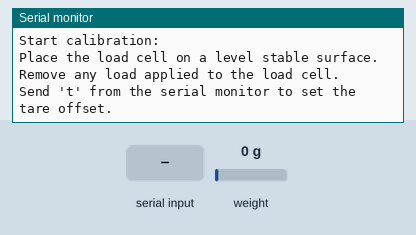
Recording of a sketch running on a simulated ESP8266 (NodeMCU). On the bench: the last lines printed to the serial monitor. Inputs (shaded band) come from the test bench; at power-on: weight on the scale 0 g.

Above: at 3.2 s.
3.3 s: "t90\n" received over Serial
At 4.0 s:
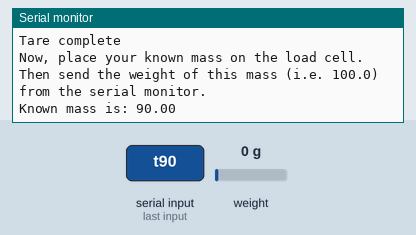
4.8 s: "c90\n" received over Serial
6.4 s: weight on the scale set to 100 g
At 6.43 s:
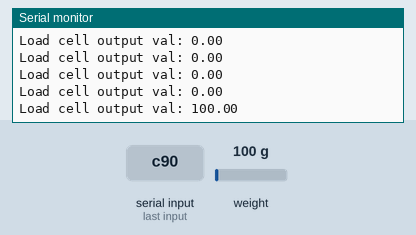
7.9 s: weight on the scale set to 1250 g
At 7.93 s:
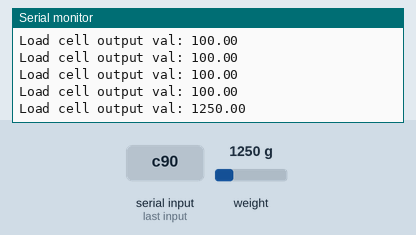
Timing chart, 0 to 10.4 s (numbered marks = the images above; inputs shaded):
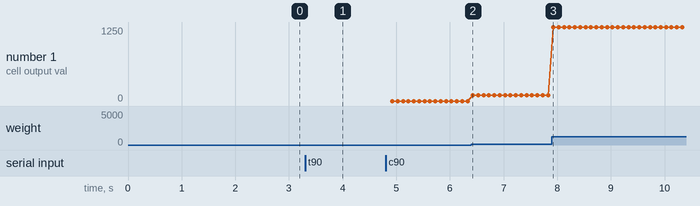

The sketch:

loadcell_calibration.ino
```cpp
#include <HX711_ADC.h>
#include <EEPROM.h> // Include EEPROM library for ESP8266

// Pins:
const int HX711_dout = D7; // Change pins as needed for ESP8266
const int HX711_sck = D8; // Change pins as needed for ESP8266

// HX711 constructor:
HX711_ADC LoadCell(HX711_dout, HX711_sck);

const int calVal_eepromAddress = 0;
unsigned long t = 0;

void setup() {
  Serial.begin(57600); delay(10);
  Serial.println();
  Serial.println("Starting...");

  LoadCell.begin();
  // LoadCell.setReverseOutput(); // Uncomment to turn a negative output value to positive
  unsigned long stabilizingTime = 2000; // Precision right after power-up can be improved by adding a few seconds of stabilizing time
  boolean _tare = true; // Set this to false if you don't want tare to be performed in the next step
  LoadCell.start(stabilizingTime, _tare);
  if (LoadCell.getTareTimeoutFlag() || LoadCell.getSignalTimeoutFlag()) {
    Serial.println("Timeout, check MCU > HX711 wiring and pin designations");
    while (1);
  }
  else {
    LoadCell.setCalFactor(1.0); // User-set calibration value (float), initial value 1.0 may be used for this sketch
    Serial.println("Startup is complete");
  }
  while (!LoadCell.update());
  calibrate(); // Start calibration procedure
}

void loop() {
  static boolean newDataReady = false;
  const int serialPrintInterval = 0; // Increase value to slow down serial print activity

  // Check for new data/start next conversion:
  if (LoadCell.update()) newDataReady = true;

  // Get smoothed value from the dataset:
  if (newDataReady) {
    if (millis() > t + serialPrintInterval) {
      float i = LoadCell.getData();
      Serial.print("Load cell output val: ");
      Serial.println(i);
      newDataReady = false;
      t = millis();
    }
  }

  // Receive command from serial terminal
  if (Serial.available() > 0) {
    char inByte = Serial.read();
    if (inByte == 't') LoadCell.tareNoDelay(); // Tare
    else if (inByte == 'r') calibrate(); // Calibrate
    else if (inByte == 'c') changeSavedCalFactor(); // Edit calibration value manually
  }

  // Check if the last tare operation is complete
  if (LoadCell.getTareStatus() == true) {
    Serial.println("Tare complete");
  }
}

void calibrate() {
  Serial.println("***");
  Serial.println("Start calibration:");
  Serial.println("Place the load cell on a level stable surface.");
  Serial.println("Remove any load applied to the load cell.");
  Serial.println("Send 't' from the serial monitor to set the tare offset.");

  boolean _resume = false;
  while (_resume == false) {
    LoadCell.update();
    if (Serial.available() > 0) {
      char inByte = Serial.read();
      if (inByte == 't') LoadCell.tareNoDelay();
    }
    if (LoadCell.getTareStatus() == true) {
      Serial.println("Tare complete");
      _resume = true;
    }
  }

  Serial.println("Now, place your known mass on the load cell.");
  Serial.println("Then send the weight of this mass (i.e. 100.0) from the serial monitor.");

  float known_mass = 0;
  _resume = false;
  while (_resume == false) {
    LoadCell.update();
    if (Serial.available() > 0) {
      known_mass = Serial.parseFloat();
      if (known_mass != 0) {
        Serial.print("Known mass is: ");
        Serial.println(known_mass);
        _resume = true;
      }
    }
  }

  LoadCell.refreshDataSet(); // Refresh the dataset to be sure that the known mass is measured correctly
  float newCalibrationValue = LoadCell.getNewCalibration(known_mass); // Get the new calibration value

  Serial.print("New calibration value has been set to: ");
  Serial.print(newCalibrationValue);
  Serial.println(", use this as the calibration value (calFactor) in your project sketch.");

  Serial.println("***");
}

void changeSavedCalFactor() {
  float oldCalibrationValue = LoadCell.getCalFactor();
  boolean _resume = false;
  Serial.println("***");
  Serial.print("Current value is: ");
  Serial.println(oldCalibrationValue);
  Serial.println("Now, send the new value from the serial monitor, i.e. 696.0");
  float newCalibrationValue;
  while (_resume == false) {
    if (Serial.available() > 0) {
      newCalibrationValue = Serial.parseFloat();
      if (newCalibrationValue != 0) {
        Serial.print("New calibration value is: ");
        Serial.println(newCalibrationValue);
        LoadCell.setCalFactor(newCalibrationValue);
        _resume = true;
      }
    }
  }
  Serial.println("***");
}
```

Measured:
- after the input at 3.3 s, the serial monitor: prints a new line at once (image 1)
- after the input at 6.4 s, the serial monitor: prints a new line at once (image 2)
- after the input at 7.9 s, the serial monitor: prints a new line at once (image 3)
- plotted number 1: 0 → 100 after the input at 6.4 s, 100 → 1250 after the input at 7.9 s
